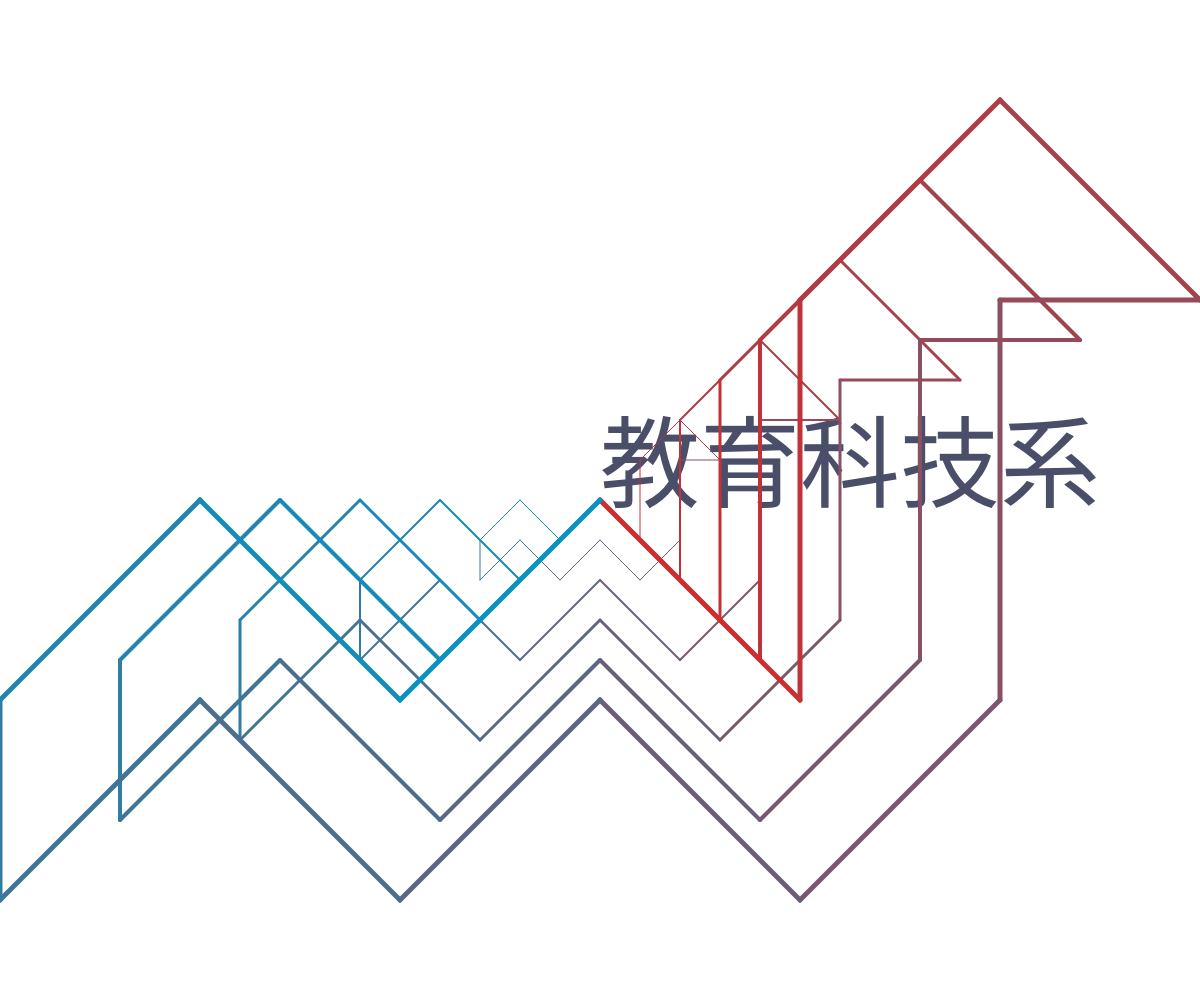
Frame 1 (no input)
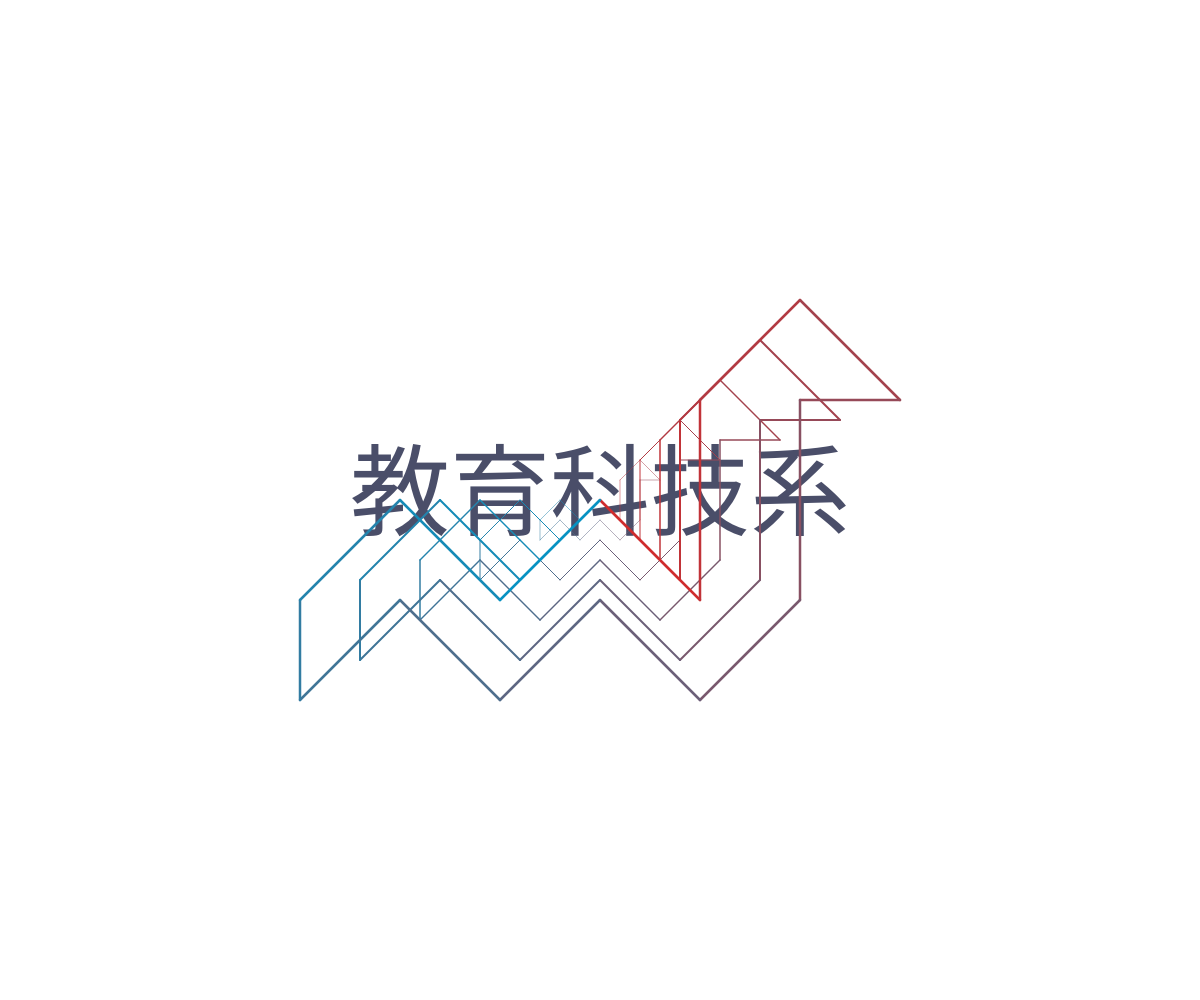
Frame 60 (no input)
Frame 120 (the mouse pressed at the canvas centre since frame 60): identical to frame 60, image omitted

The p5.js sketch that drew these frames (run headless with seeded random() and noise() and a simulated clock; from frame 60 on, the mouse is pressed at the canvas centre):

// p5.js sketch
// ── sketch.js
let points = [[0,0], [10,-10], [10,10],[20,20],[30,10],[20,10],[20,-10],[10,-20],[0,-10],[-10,-20],[-20,-10],[-30,-20],[-30,-10],[-20,0],[-10,-10]];
let sizeList = [20, 40, 60, 80, 100];
let scaleFactor = 1; // 初始縮放值

function setup() {
  createCanvas(windowWidth, windowHeight);
  for (let i = 0; i < points.length; i++) {
    for (let j = 0; j < points[i].length; j++) {
      points[i][j] = points[i][j] * 20;
    }
  }
}

function draw() {
  background(255);
  var clr1 = color("#d62828")
  var clr2 = color("#0096c7") 
  textSize(100); // 設定文字大小
  fill("#4a4e69"); // 設定文字顏色
  text("教育科技系", width/2, height/2); // 在中央位置繪製文字
  textAlign(CENTER, CENTER); // 將文字對齊方式設為中央對齊
  strokeWeight(5); //線條粗細
  translate(width/2, height/2);
  scale(scaleFactor); // 根據縮放值進行縮放
  scale(1, -1);//反轉畫面
  
  // 根據滑鼠 x 座標來決定縮放程度
  let factor = map(mouseX, 0, width, -0.5, 0.5);
  scaleFactor += factor;
  scaleFactor = constrain(scaleFactor, 0.5, 1.5); // 限制縮放值的範圍
  
  for (let i = 0; i < 5; i++) {
    push();
    let size = sizeList[i];
    scale(size/100);
    for (let j = 0; j < points.length-1; j++) {
      let clr = lerpColor(clr1, clr2, (j+0.5)/points.length);
      stroke(clr);
      line(points[j][0], points[j][1], points[j+1][0], points[j+1][1]);
    }
    let clr = lerpColor(clr1, clr2, (points.length-0.5)/points.length);
    stroke(clr);
    line(points[points.length-1][0], points[points.length-1][1], points[0][0], points[0][1]);
    pop();
  }
}
